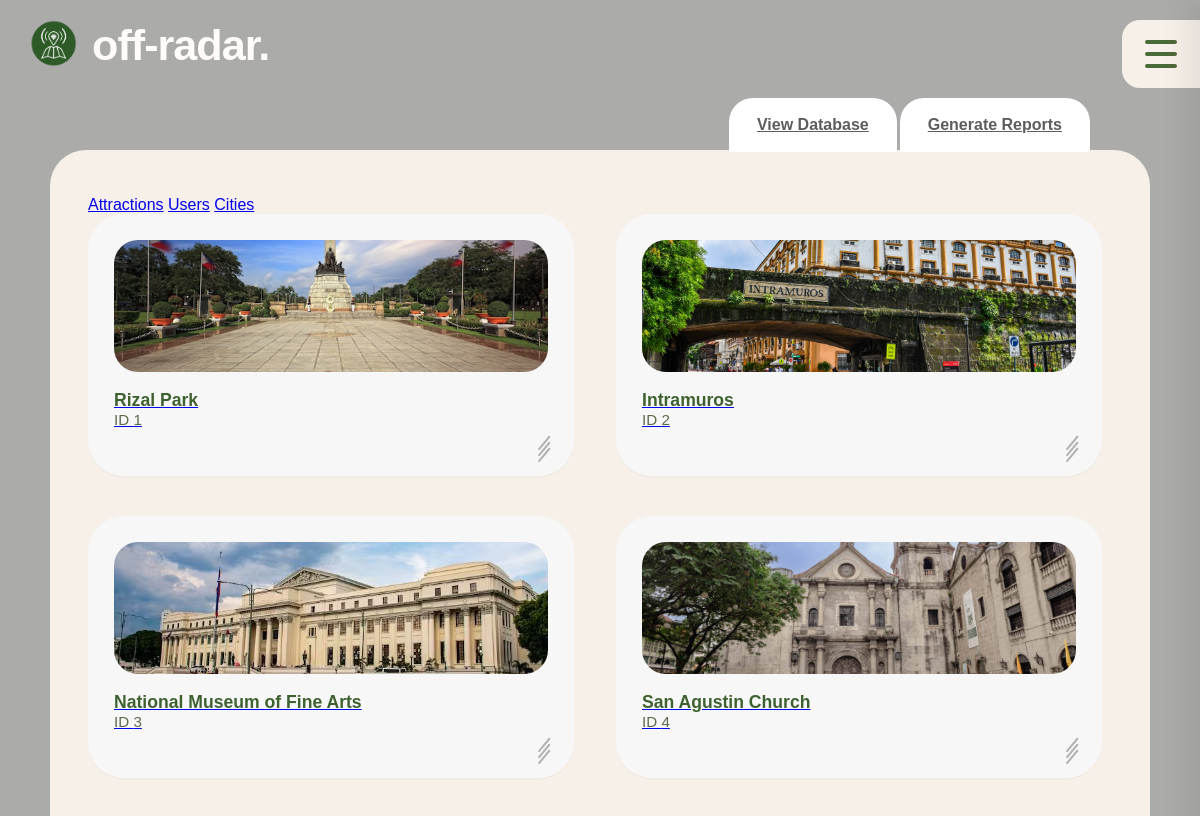
The app's page /php/read_attraction.php (upper part), older data.
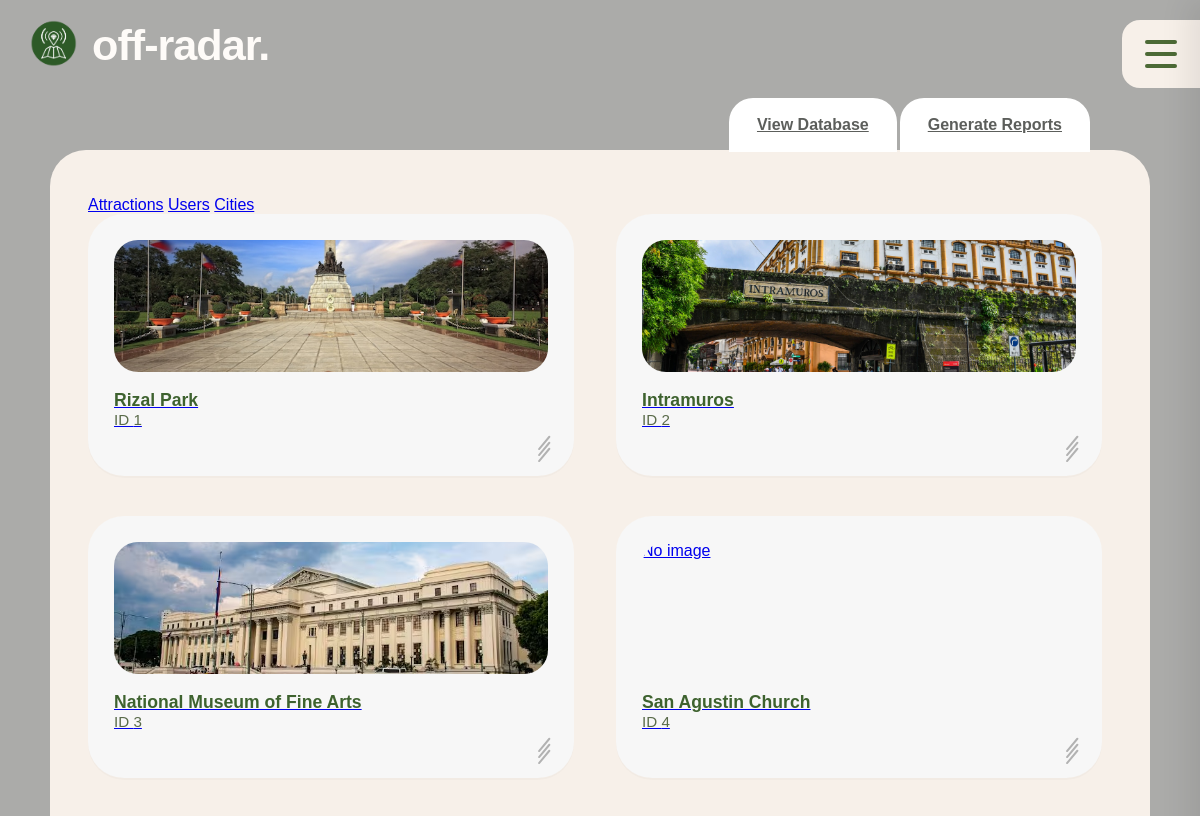
The same page, newer data.
### tables this page shows
CREATE TABLE `attraction` (
  `attraction_id` int(11) NOT NULL,
  `name` varchar(100) NOT NULL,
  `description` varchar(100) NOT NULL,
  `street_address` varchar(100) NOT NULL,
  `total_visits` int(11) NOT NULL,
  `avg_rating` decimal(10,2) NOT NULL DEFAULT 0.00,
  `city_id` int(11) NOT NULL,
  `local_rating` decimal(3,2) DEFAULT 0.00,
  `gem_score` decimal(10,2) DEFAULT 0.00
);

CREATE TABLE `gallery` (
  `image_id` int(11) NOT NULL,
  `image_url` varchar(255) NOT NULL,
  `is_official` tinyint(1) NOT NULL,
  `upload_date` timestamp NOT NULL DEFAULT current_timestamp(),
  `attraction_id` int(11) NOT NULL,
  `user_id` int(11) NOT NULL
);

### php/read_attraction.php (the view, shortened to what this page needs)
<?php
require 'db.php';
$read = $conn->query("SELECT * FROM attraction");
?>
<!DOCTYPE html>
<html lang="en">
<head>
    <link rel="stylesheet" href="../css/admin_dashboard.css" />
</head>
<body>
    <header class="topbar">
        <div class="brand">
            <div class="logo-circle">
                <img src="../images/logo-icon.png" alt="Off-Radar logo" />
            </div>
            <h1>off-radar.</h1>
        </div>
        <div class="top-actions">
            <label for="menu-toggle" class="menu-btn" aria-label="Open menu">
                <span></span>
                <span></span>
                <span></span>
            </label>
        </div>
    </header>
    <main class="dashboard-section">
        <div class="dashboard-tabs">
            <a href="read_attraction.php" class="tab active">View Database</a>
            <a href="generate_report.php" class="tab">Generate Reports</a>
        </div>
        <div class="dashboard-shell">
            <div class="database-switch-tabs">
                <a href="read_attraction.php" class="switch-tab active">Attractions</a>
                <a href="read_user.php" class="switch-tab">Users</a>
                <a href="read_city.php" class="switch-tab">Cities</a>
            </div>
            <section class="database-view" style="display:block;">
                <div class="card-board">
                    <?php
                    while ($row = $read->fetch_assoc()):
                        $img_query = "SELECT image_url FROM gallery WHERE attraction_id = '{$row['attraction_id']}' LIMIT 1";
                        $img_result = $conn->query($img_query);
                        $image = $img_result->fetch_assoc();
                    ?>
                        <a href="attraction_details.php?attraction_id=<?= $row['attraction_id'] ?>" class="attraction-card">
                            <div class="card-image">
                                <?php if($image && $image['image_url']): ?>
                                    <img src="../<?= htmlspecialchars($image['image_url']) ?>" width="50" height="50">
                                <?php else: ?>
                                    No image
                                <?php endif; ?>
                            </div>
                            <div class="card-content">
                                <h2><?= htmlspecialchars($row['name']) ?></h2>
                                <p class="id">ID <?= htmlspecialchars($row['attraction_id']) ?></p>
                            </div>
                            <span class="card-corner-btn" aria-hidden="true">
                                <span></span><span></span><span></span>
                            </span>
                        </a>
                    <?php endwhile; ?>
                </div>
            </section>
        </div>
    </main>
</body>
</html>

### css/admin_dashboard.css (style rules this page uses)
* { margin: 0; padding: 0; box-sizing: border-box; }
html, body { height: 100%; }
body { font-family: Arial, Helvetica, sans-serif; min-height: 100vh; background: url("images/admin-bg.png") center/cover no-repeat fixed; color: #3f4666; overflow: hidden; }
.topbar { position: relative; z-index: 20; width: calc(100% - 60px); margin: 20px auto 0; display: flex; justify-content: space-between; align-items: flex-start; }
.brand { display: flex; align-items: center; gap: 10px; }
.brand h1 { font-size: 2.2rem; font-weight: 700; color: #fefbf8; line-height: 1; letter-spacing: -1px; }
.logo-circle { width: 52px; height: 52px; border-radius: 50%; overflow: hidden; flex-shrink: 0; }
.logo-circle img { width: 90%; height: 90%; object-fit: contain; display: block; }
.top-actions { position: fixed; top: 20px; right: 0; z-index: 30; }
.dashboard-tabs .tab { border: none; background: #ffffff; color: #5c5e5b; font-size: 1rem; font-weight: 700; padding: 18px 28px; border-radius: 24px 24px 0 0; cursor: pointer; display: inline-block; }
.menu-btn { width: 78px; height: 68px; border: none; border-radius: 18px 0 0 18px; background: #f7f0e9; display: flex; flex-direction: column; justify-content: center; align-items: center; gap: 8px; cursor: pointer; }
.menu-btn span { width: 32px; height: 4px; border-radius: 999px; background: #4c6a36; }
.dashboard-tabs { position: absolute; top: 0; right: 60px; display: flex; gap: 3px; z-index: 3; }
.dashboard-section { position: relative; z-index: 1; width: calc(100% - 100px); margin: 26px auto 34px; padding-top: 56px; height: calc(100vh - 140px); }
.dashboard-shell { background: #f7f0e9; border-radius: 36px; padding: 46px 38px 54px; margin-top: -4px; height: 100%; overflow: hidden; }
.database-view, .reports-view { display: none; width: 100%; height: 100%; }
.card-board { display: grid; grid-template-columns: repeat(3, 1fr); gap: 40px 42px; height: 100%; overflow-y: auto; padding-right: 10px; }
.attraction-card { background: #f7f7f7; border-radius: 36px; padding: 26px 26px 34px; position: relative; min-height: 260px; box-shadow: 0 2px 0 rgba(0, 0, 0, 0.02); display: block; cursor: pointer; }
.card-image { width: 100%; height: 132px; border-radius: 24px; overflow: hidden; margin-bottom: 18px; }
.card-image img { width: 100%; height: 100%; object-fit: cover; display: block; }
.card-content h2 { font-size: 1.1rem; font-weight: 700; color: #3e622f; }
.id { font-size: 0.95rem; color: #5a6b4a; }
.card-corner-btn { position: absolute; right: 24px; bottom: 24px; width: 30px; height: 30px; border: none; background: transparent; cursor: pointer; pointer-events: none; }
.card-corner-btn span { position: absolute; right: 0; width: 18px; height: 2px; background: #b2b2b2; border-radius: 999px; transform: rotate(-50deg); transform-origin: right center; }
.card-corner-btn span:nth-child(1) { bottom: 3px; }
.card-corner-btn span:nth-child(2) { bottom: 9px; }
.card-corner-btn span:nth-child(3) { bottom: 15px; }
@media (max-width: 1200px) { .card-board { grid-template-columns: repeat(2, 1fr); } }
@media (max-width: 1200px) { .brand h1 { font-size: 2.7rem; } }

Row changes from the older to the newer data that the page shows:
changed attraction "San Agustin Church": now shows "No image"
